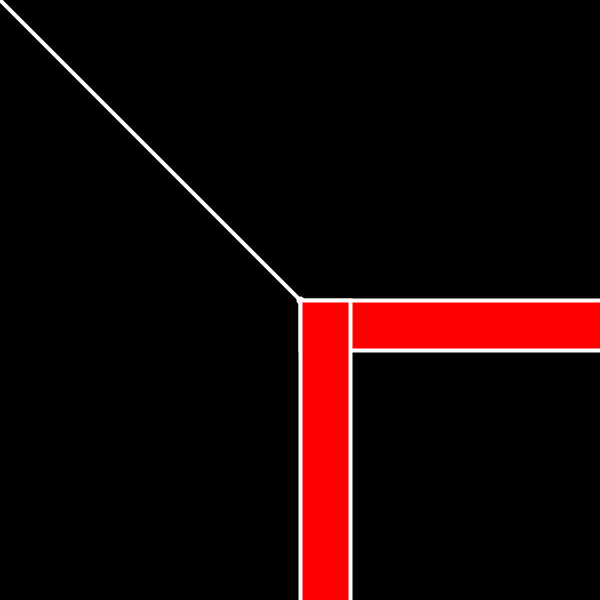
Frame 1 (no input)
Frame 60 (the mouse pressed at the canvas centre just before this capture): identical to frame 1, image omitted
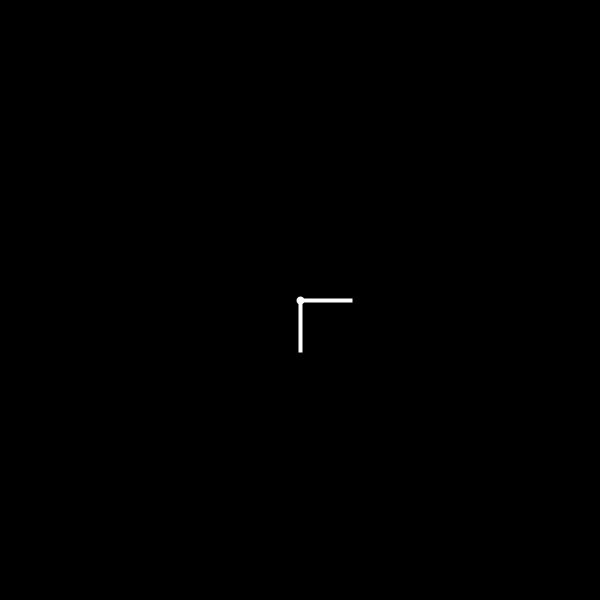
Frame 120 (the mouse held since frame 60 and released just before this capture)

The Processing sketch that drew these frames (run headless with seeded random() and noise(); from frame 60 on, the mouse is pressed at the canvas centre):

// Processing sketch: vector4
// ── vector4.pde
void setup()
{
  size(600, 600);
}
void draw()
{
  background(0);
  fill(255);
  stroke(255);
  strokeWeight(4);
  translate(width/2, height/2);
  ellipse(0, 0, 4, 4);

  PVector mouse=new PVector(mouseX, mouseY);
  PVector center=new PVector(width/2, height/2);

  mouse.sub(center);
 // mouse.mult(5);
  line(0, 0, mouse.x, mouse.y);
  float m=mouse.mag();
fill(255,0,0);  
  rect(0,0,m,50);
   rect(0,0,50,m);
  
  
  
}
